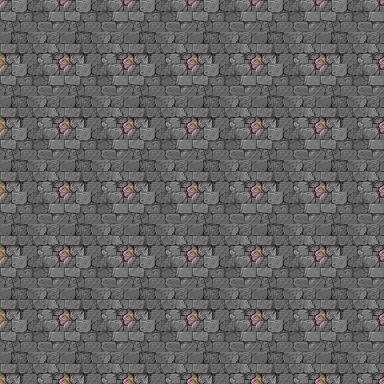

The image is a tile-based game level rendered from a .tmx file. Its description and source (layers, tilesets, objects; grid data summarised) follow:
An orthogonal 6x6 tile map with 64x64 px tiles, 1 tile layer (Tile Layer 1).

<map version="1.0" orientation="orthogonal" renderorder="left-up" width="6" height="6" tilewidth="64" tileheight="64" nextobjectid="1">
 <tileset firstgid="1" name="terrain" tilewidth="64" tileheight="64" tilecount="64" columns="8">
  <image source="terrain.png" trans="ff00ff" width="512" height="512" />
 </tileset>
 <layer name="Tile Layer 1" width="6" height="6">
  <data>[36 cells, 36 non-empty, 1 distinct tile ids]</data>
 </layer>
</map>
